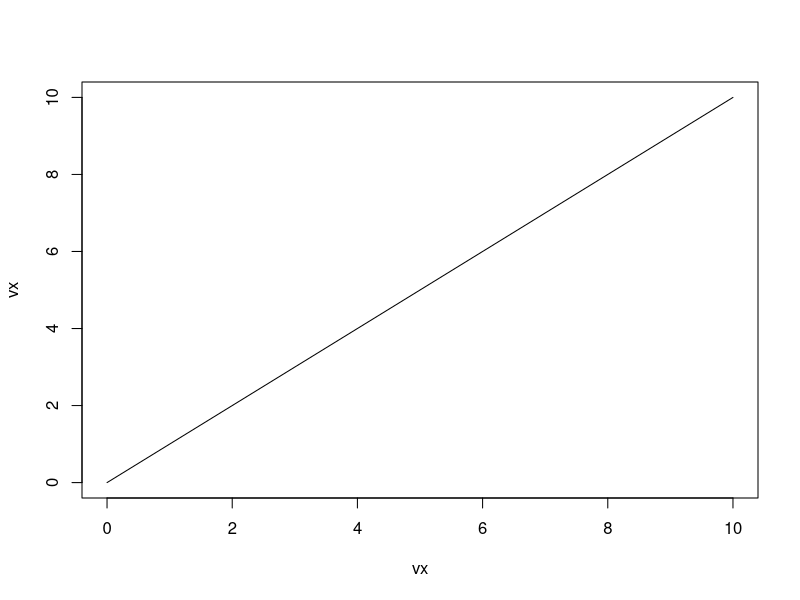

Reproduce this figure in R.
print("Entre com um valor de x:")
x1 <- readline()
x1 <- as.integer(x1)

print("Entre com um valor de y:")
y1 <- readline()
y1 <- as.integer(y1)

print("Entre com um valor de x:")
x2 <- readline()
x2 <- as.integer(x2)

print("Entre com um valor de y:")
y2 <- readline()
y2 <- as.integer(y2)

print("Entre com um valor de x:")
x3 <- readline()
x3 <- as.integer(x3)

print("Entre com um valor de y:")
y3 <- readline()
y3 <- as.integer(y3)

par1 <- sprintf("Par: (%.0f, %.0f)", x1, y1)
par2 <- sprintf("Par: (%.0f, %.0f)", x2, y2)
par3 <- sprintf("Par: (%.0f, %.0f)", x3, y3)

print(par1)
print(par2)
print(par3)

vx <- seq(from=0, to=10)
plot(vx, vx, type="l")
points(x1,y1)
points(x2,y2)
points(x3,y3)